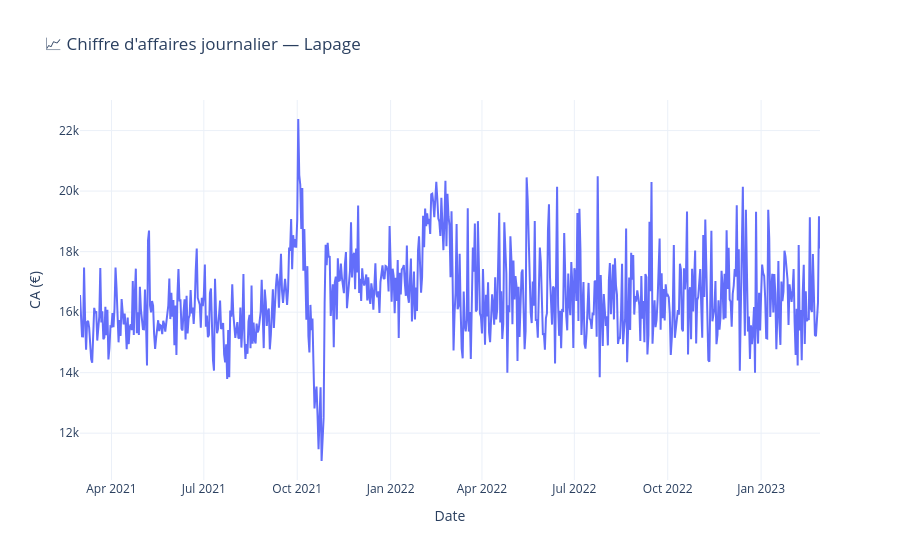

Notebook source saved alongside this figure:
### Code cell
# Visualisation du CA journalier
fig = px.line(
    df_daily, x='date', y='ca',
    title='📈 Chiffre d\'affaires journalier — Lapage',
    labels={'date': 'Date', 'ca': 'CA (€)'}
)
fig.update_layout(template='plotly_white')
fig.show()

### Figure 1 — Plotly figure (JSON) as saved in the notebook; plotly's stock layout.template omitted (floating-point values rounded to 4 significant figures; data arrays with more than 128 entries replaced by an {"elided": "..."} marker saying what was removed)
{"data": [{"hovertemplate": "Date=%{x}<br>CA (€)=%{y}<extra></extra>", "legendgroup": "", "line": {"color": "#636efa", "dash": "solid"}, "marker": {"symbol": "circle"}, "mode": "lines", "name": "", "orientation": "v", "showlegend": false, "type": "scatter", "x": {"elided": "730 str values"}, "xaxis": "x", "y": {"elided": "730 float values"}, "yaxis": "y"}], "layout": {"legend": {"tracegroupgap": 0}, "title": {"text": "📈 Chiffre d'affaires journalier — Lapage"}, "xaxis": {"anchor": "y", "domain": [0, 1], "title": {"text": "Date"}}, "yaxis": {"anchor": "x", "domain": [0, 1], "title": {"text": "CA (€)"}}}}
